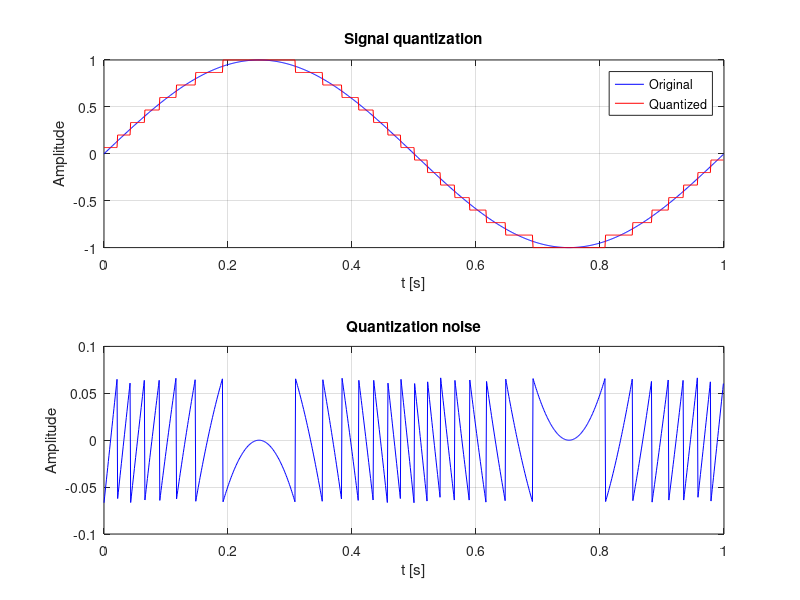
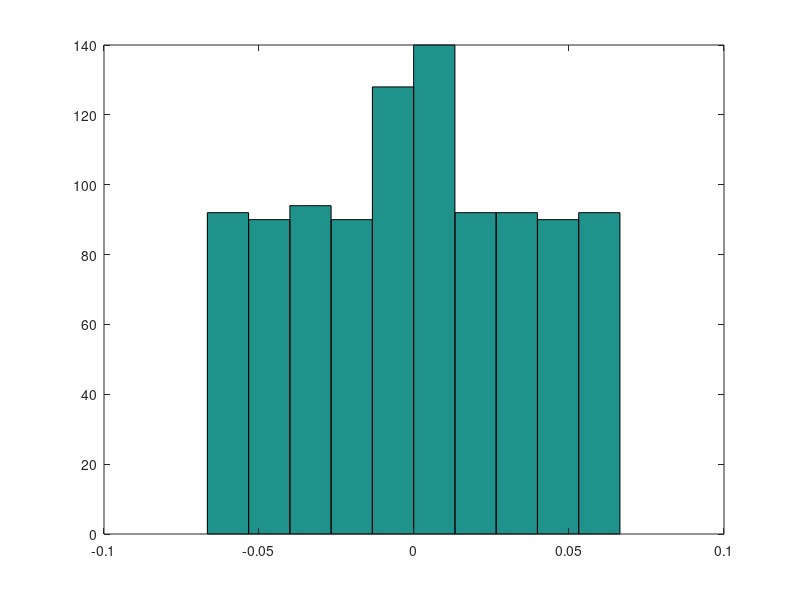

These charts were generated, in order, by the following MATLAB code:
close all
clear all

n=4;                    % Quantization bits
A=1;                    % Amplitude
T0=1;                   % Period

N=2^n;                  % Quantization levels
dt=1e-3;                % Time step

t=0:dt:T0-dt;           % Time

s=A*sin((2*pi/T0)*t);   % Signal

                        % Quantization
levels=linspace(-A,A,N);% Levels
                        % Quantized signal
sq=interp1(levels,levels,s,'nearest');
e=s-sq;                 % Quantization error (noise)

                        % Plots
figure('Name','Quantiaztion');
ax1=subplot(2,1,1);     % Two plots. Use the first plot
plot(t,s,'b');          % Plot the signal
hold on
plot(t,sq,'r');         % Plot the quantized signal
title('Signal quantization');
xlabel('t [s]');        % X-axis label
ylabel('Amplitude');    % Y-axis label
                        % Legend
legend('Original','Quantized');
grid on;
ax2=subplot(2,1,2);     % Two plots. Use the second plot
plot(t,e,'b');          % Plot the quantization noise
                        % Title
title('Quantization noise');
xlabel('t [s]');        % X-axis label
ylabel('Amplitude');    % Y-axis label
grid on;
linkaxes([ax1,ax2],'x') % Link axis
figure('Name','Quantiaztion noise distribution');
hist(e);                % Histogram

                        % SQNR calculation
Ps=var(s);              % Signal power
Pn=var(e);              % Quantization noise power
SQNR=10*log10(Ps/Pn);   % Signal to quantization noise ratio
                        % Print
fprintf('SQNR=%.1f dB\r\n',SQNR);
